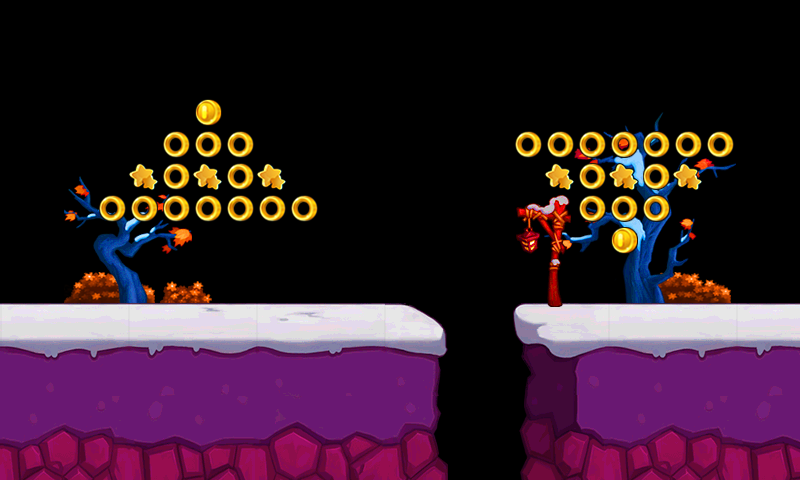

This game map was drawn from its Tiled (.tmx) file and the tilesets committed beside it. A one-line description and the trimmed map source follow:
An orthogonal 25x15 tile map with 32x32 px tiles, 5 tile layers (grass, tree, root, light, ...), 5 tilesets.

<map version="1.0" orientation="orthogonal" width="25" height="15" tilewidth="32" tileheight="32">
 <tileset firstgid="1" name="grass3" tilewidth="32" tileheight="32">
  <image source="grass3.png" width="160" height="64" />
 </tileset>
 <tileset firstgid="11" name="light" tilewidth="32" tileheight="32">
  <image source="light.png" width="64" height="128" />
 </tileset>
 <tileset firstgid="19" name="tree3" tilewidth="32" tileheight="32">
  <image source="tree3.png" width="448" height="224" />
 </tileset>
 <tileset firstgid="117" name="ground3" tilewidth="32" tileheight="32">
  <image source="ground3.png" width="544" height="192" />
  <tile id="1">
   <properties>
    <property name="rootX" value="-1" />
    <property name="rootY" value="0" />
   </properties>
  </tile>
  <tile id="2">
   <properties>
    <property name="rootX" value="-1" />
    <property name="rootY" value="0" />
   </properties>
  </tile>
  <tile id="3">
   <properties>
    <property name="rootX" value="-1" />
    <property name="rootY" value="0" />
   </properties>
  </tile>
  <tile id="4">
   <properties>
    <property name="rootX" value="-1" />
    <property name="rootY" value="0" />
   </properties>
  </tile>
  <tile id="5">
   <properties>
    <property name="rootX" value="-1" />
    <property name="rootY" value="0" />
   </properties>
  </tile>
  <tile id="6">
   <properties>
    <property name="rootX" value="-1" />
    <property name="rootY" value="0" />
   </properties>
  </tile>
  <tile id="7">
   <properties>
    <property name="rootX" value="-1" />
    <property name="rootY" value="0" />
   </properties>
  </tile>
  <tile id="8">
   <properties>
    <property name="rootX" value="-1" />
    <property name="rootY" value="0" />
   </properties>
  </tile>
  <tile id="9">
   <properties>
    <property name="rootX" value="-1" />
    <property name="rootY" value="0" />
   </properties>
  </tile>
  <tile id="10">
   <properties>
    <property name="rootX" value="-1" />
    <property name="rootY" value="0" />
   </properties>
  </tile>
  <tile id="11">
   <properties>
    <property name="rootX" value="-1" />
    <property name="rootY" value="0" />
   </properties>
  </tile>
  <tile id="12">
   <properties>
    <property name="rootX" value="-1" />
    <property name="rootY" value="0" />
   </properties>
  </tile>
  <tile id="13">
   <properties>
    <property name="rootX" value="-1" />
    <property name="rootY" value="0" />
   </properties>
  </tile>
  <tile id="14">
   <properties>
    <property name="rootX" value="-1" />
    <property name="rootY" value="0" />
   </properties>
  </tile>
  <tile id="15">
   <properties>
    <property name="rootX" value="-1" />
    <property name="rootY" value="0" />
   </properties>
  </tile>
  <tile id="16">
   <properties>
    <property name="rootX" value="-1" />
    <property name="rootY" value="0" />
   </properties>
  </tile>
  <tile id="18">
   <properties>
    <property name="rootX" value="0" />
    <property name="rootY" value="-1" />
   </properties>
  </tile>
  <tile id="35">
   <properties>
    <property name="rootX" value="0" />
    <property name="rootY" value="-1" />
   </properties>
  </tile>
  <tile id="52">
   <properties>
    <property name="rootX" value="0" />
    <property name="rootY" value="-1" />
   </properties>
  </tile>
  <tile id="69">
   <properties>
    <property name="rootX" value="0" />
    <property name="rootY" value="-1" />
   </properties>
  </tile>
  <tile id="86">
   <properties>
    <property name="rootX" value="0" />
    <property name="rootY" value="-1" />
   </properties>
  </tile>
 </tileset>
 <tileset firstgid="219" name="coin" tilewidth="32" tileheight="32">
  <image source="coin.png" width="96" height="32" />
  <tile id="0">
   <properties>
    <property name="jewelType" value="1" />
   </properties>
  </tile>
  <tile id="1">
   <properties>
    <property name="jewelType" value="2" />
   </properties>
  </tile>
  <tile id="2">
   <properties>
    <property name="jewelType" value="3" />
   </properties>
  </tile>
 </tileset>
 <layer name="grass" width="25" height="15">
  <data>[375 cells, 16 non-empty, 10 distinct tile ids]</data>
 </layer>
 <layer name="tree" width="25" height="15">
  <data>[375 cells, 63 non-empty, 63 distinct tile ids]</data>
 </layer>
 <layer name="root" width="25" height="15">
  <data>[375 cells, 138 non-empty, 102 distinct tile ids]</data>
 </layer>
 <layer name="light" width="25" height="15">
  <data>[375 cells, 9 non-empty, 8 distinct tile ids]</data>
 </layer>
 <layer name="jewel" width="25" height="15">
  <data>[375 cells, 32 non-empty, 3 distinct tile ids]</data>
 </layer>
</map>
